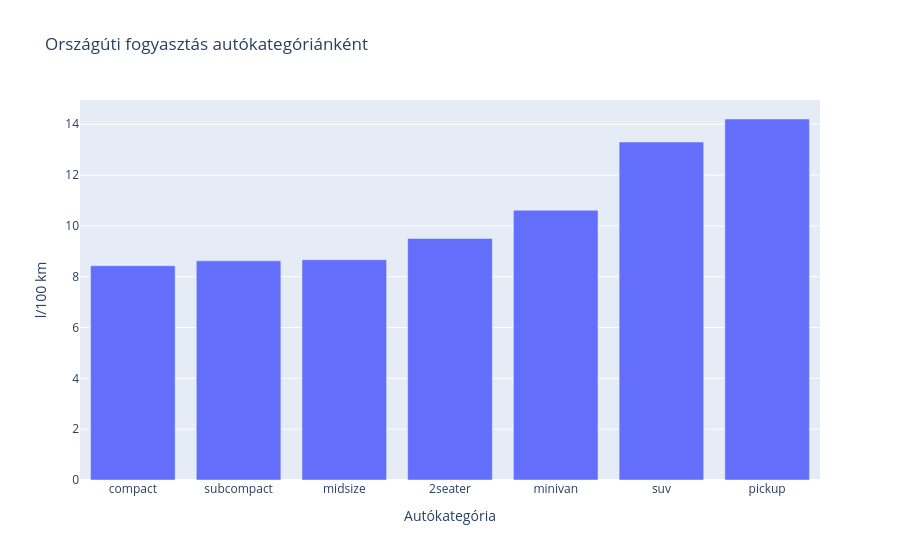

The notebook cell saved with this chart:
### Markdown cell above
## 5. kérdés: Melyik autókategória a legtakarékosabb?
Az országúti fogyasztást hasonlítjuk össze kategóriánként.

### Code cell
kategoriak = df.groupby("class", as_index=False)["orszaguti_l_100km"].mean()
kategoriak = kategoriak.sort_values("orszaguti_l_100km")
display(kategoriak.round(2))
fig = px.bar(kategoriak, x="class", y="orszaguti_l_100km", title="Országúti fogyasztás autókategóriánként", labels={"class":"Autókategória", "orszaguti_l_100km":"l/100 km"})
fig.show()
print("A mintában a legtakarékosabb kategória:", kategoriak.iloc[0]["class"])

### Figure 1 — Plotly figure (JSON) as saved in the notebook; plotly's stock layout.template omitted (floating-point values rounded to 4 significant figures)
{"data": [{"hovertemplate": "Autókategória=%{x}<br>l/100 km=%{y}<extra></extra>", "legendgroup": "", "marker": {"color": "#636efa", "pattern": {"shape": ""}}, "name": "", "orientation": "v", "showlegend": false, "textposition": "auto", "type": "bar", "x": ["compact", "subcompact", "midsize", "2seater", "minivan", "suv", "pickup"], "xaxis": "x", "y": [8.435, 8.625, 8.669, 9.506, 10.62, 13.3, 14.21], "yaxis": "y"}], "layout": {"barmode": "relative", "legend": {"tracegroupgap": 0}, "title": {"text": "Országúti fogyasztás autókategóriánként"}, "xaxis": {"anchor": "y", "domain": [0, 1], "title": {"text": "Autókategória"}}, "yaxis": {"anchor": "x", "domain": [0, 1], "title": {"text": "l/100 km"}}}}
